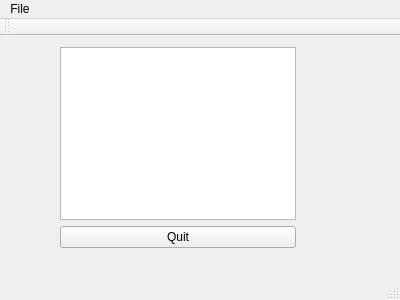
<?xml version="1.0" encoding="UTF-8"?>
<ui version="4.0">
 <class>Notepad</class>
 <widget class="QMainWindow" name="Notepad">
  <property name="geometry">
   <rect>
    <x>0</x>
    <y>0</y>
    <width>400</width>
    <height>300</height>
   </rect>
  </property>
  <property name="windowTitle">
   <string>Notepad</string>
  </property>
  <widget class="QWidget" name="centralWidget">
   <widget class="QWidget" name="layoutWidget">
    <property name="geometry">
     <rect>
      <x>49</x>
      <y>0</y>
      <width>258</width>
      <height>223</height>
     </rect>
    </property>
    <layout class="QVBoxLayout" name="verticalLayout">
     <item>
      <widget class="QTextEdit" name="textEdit"/>
     </item>
     <item>
      <widget class="QPushButton" name="quitButton">
       <property name="text">
        <string>Quit</string>
       </property>
      </widget>
     </item>
    </layout>
   </widget>
  </widget>
  <widget class="QMenuBar" name="menuBar">
   <property name="geometry">
    <rect>
     <x>0</x>
     <y>0</y>
     <width>400</width>
     <height>20</height>
    </rect>
   </property>
   <widget class="QMenu" name="menuFile">
    <property name="title">
     <string>File</string>
    </property>
    <addaction name="actionOpen"/>
    <addaction name="actionSave"/>
   </widget>
   <addaction name="menuFile"/>
  </widget>
  <widget class="QToolBar" name="mainToolBar">
   <attribute name="toolBarArea">
    <enum>TopToolBarArea</enum>
   </attribute>
   <attribute name="toolBarBreak">
    <bool>false</bool>
   </attribute>
  </widget>
  <widget class="QStatusBar" name="statusBar"/>
  <action name="actionOpen">
   <property name="text">
    <string>Open</string>
   </property>
  </action>
  <action name="actionSave">
   <property name="text">
    <string>Save</string>
   </property>
  </action>
 </widget>
 <layoutdefault spacing="6" margin="11"/>
 <resources/>
 <connections/>
</ui>
